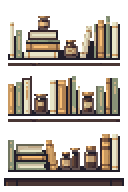
#> input picture ArtSource/cafe-title-2026-11-18/raw/ct_bookshelf_source.png, 128 x 192 px, given in place of dl_coffee_latte_glass.png, which was not available
$ python preview_probes.py
#> lines starting #> are read from the running program, lines starting #| are printed output that depends on the picture
from PIL import Image,ImageDraw
from pathlib import Path
r=Path('ArtSource/feedback-art-2026-11-16'); sheet=Image.new('RGB',(640,300),'#38313d'); d=ImageDraw.Draw(sheet)
#> after `sheet = Image.new('RGB', (640, 300), '#38313d')`:
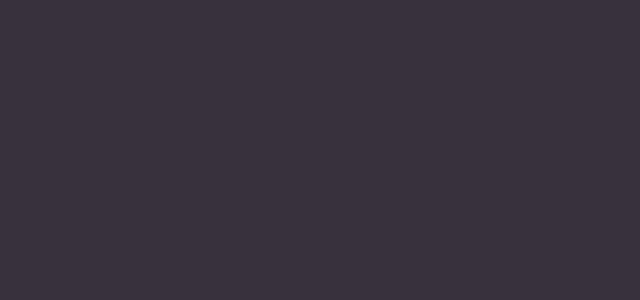
#> sheet: PIL image 640x300 RGB; mean R, G, B 56, 49, 61
for i,n in enumerate(['dl_coffee_latte_glass','dl_coffee_flatwhite_cup']):
 im=Image.open(r/'raw'/(n+'.png')).convert('RGBA'); sheet.paste(im.resize((im.width*8,im.height*8),Image.Resampling.NEAREST),(i*320,30),im.resize((im.width*8,im.height*8),Image.Resampling.NEAREST)); d.text((i*320+4,8),n,fill='white'); print(n,im.size,im.getbbox(),len(im.getcolors(10000)))
#> further down, im is the input picture: PIL image 128x192 RGBA; mean R, G, B, A 73.1, 64.3, 63.2, 114.8
#> after `sheet.paste(im.resize((im.width * 8, im.height * 8), Image.Resampling.`:
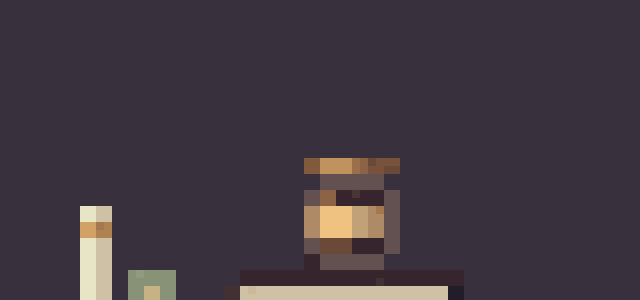
#> sheet: PIL image 640x300 RGB; mean R, G, B 65.1, 56.7, 65.4
#> pass 2 of the loop `for i,n in enumerate(['dl_coffee_latte_glass','dl_coffee_flatwhite_cup..`:
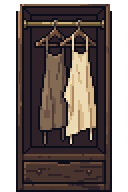
#> input picture ArtSource/cafe-title-2026-11-18/raw/ct_coat_cabinet_source.png, 128 x 192 px, given in place of dl_coffee_flatwhite_cup.png, which was not available
#> im is the input picture: PIL image 128x192 RGBA; mean R, G, B, A 59, 48.6, 48.4, 186.8
#> `sheet.paste(im.resize((im.width * 8, im.height * 8), Image.Resampling.`:
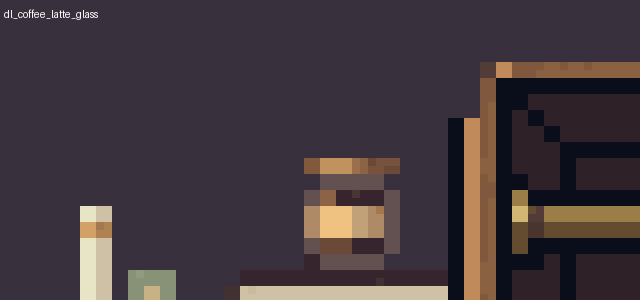
#> sheet: PIL image 640x300 RGB; mean R, G, B 67.1, 56.8, 61.7
sheet.save(r/'provenance/raw-probe-preview.png')
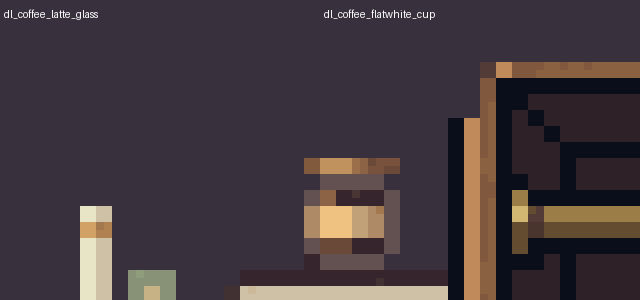
#> saved as raw-probe-preview.png: PIL image 640x300 RGB; mean R, G, B 67.3, 57, 62
